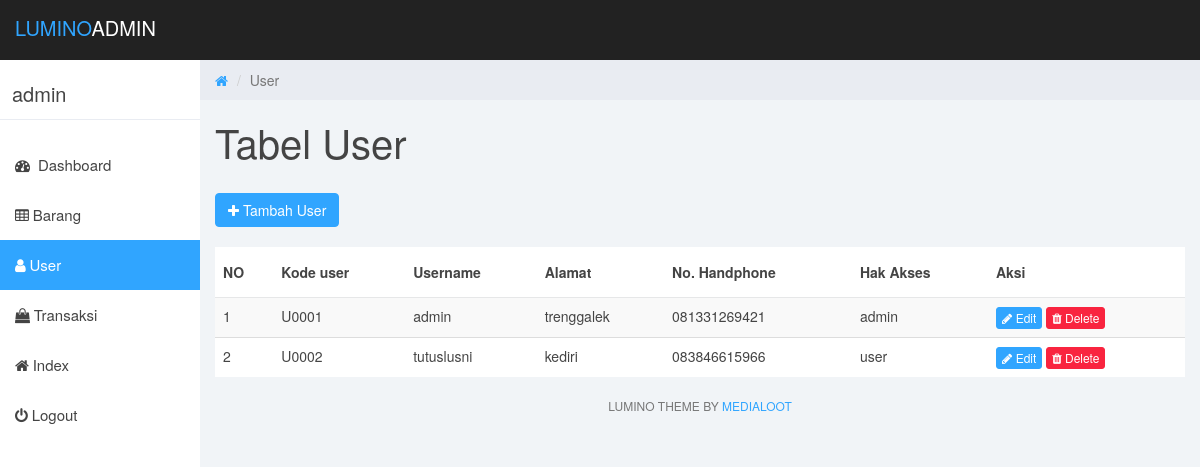
Page /admin/user.php (signed in) on the committed database.
### tables this page shows
CREATE TABLE `user` (
  `kode_user` varchar(10) NOT NULL,
  `user` varchar(50) NOT NULL,
  `pass` varchar(50) NOT NULL,
  `alamat` varchar(50) NOT NULL,
  `no_hp` varchar(12) NOT NULL,
  `kategori` varchar(10) NOT NULL
);

### admin/fungsi.php (called while the page is built, shortened)
<?php
	$servername = "localhost";
    $username = "root";
    $password = "";
    $dbname = "akhir";
    $koneksi = mysqli_connect("$servername","$username","$password","$dbname") or die("gagal");
function lihat($query){
	global $koneksi;
	$hasil=mysqli_query($koneksi,$query);
	$rows=[];
	while ($baris=mysqli_fetch_assoc($hasil)) {
		$rows[]=$baris;
	}
	return $rows;
}
function kode($query,$huruf){
	global $koneksi;
	$hasil = mysqli_query($koneksi,$query);
	$data = mysqli_fetch_array($hasil);
	$kodeBarang = $data['maxKode'];
	$noUrut = (int) substr($kodeBarang, 2);
	$noUrut++;
	$char = $huruf;
	$kodeBarang = $char . sprintf("%04s", $noUrut);
	return $kodeBarang;
}
?>

### admin/user.php (the view, shortened to what this page needs)
<?php
include '../template/header.php';
require 'fungsi.php';
$data=lihat('SELECT * FROM user');
$k=kode('SELECT max(kode_user) as maxKode FROM user','U');
?>
<div class="col-sm-9 col-sm-offset-3 col-lg-10 col-lg-offset-2 main">
		<div class="row">
			<ol class="breadcrumb">
				<li><a href="#">
					<em class="fa fa-home"></em>
				</a></li>
				<li class="active">User</li>
			</ol>
		</div>
		<div class="row">
			<div class="col-lg-12">
				<h1 class="page-header">Tabel User</h1>
			</div>
		</div>
		<div class="row">
			<div class="col-lg-12">
				<a href="#" class="btn btn-primary" data-toggle="modal" data-target="#tambahuser"><i class="fa fa-plus"></i> Tambah User</a>
			</div>
		</div>
		<div class=""><br>
  		<table class="table table-striped">
    		<thead>
     		 <tr>
       			 <th>NO</th>
       			 <th>Kode user</th>
       			 <th>Username</th>
       			 <th>Alamat</th>
       			 <th>No. Handphone</th>
       			 <th>Hak Akses</th>
       			 <th>Aksi</th>
     		 </tr>
    	</thead>
    	<tbody>
    		<?php $i=1;  ?>
			<?php foreach ($data as $d) : ?>
     		 <tr>
     		   <td><?php echo "$i"; ?></td>
      		   <td><?php echo $d["kode_user"]; ?></td>
       		   <td><?php echo $d["user"]; ?></td>
       		   <td><?php echo $d["alamat"]; ?></td>
       		   <td><?php echo $d["no_hp"]; ?></td>
       		   <td><?php echo $d["kategori"]; ?></td>
       		   <td><a href="#" class="btn btn-primary btn-flat btn-xs" data-toggle="modal" data-target="#updateuser<?php echo $i; ?>"><i class="fa fa-pencil"></i> Edit</a>
                      <a href="#" class="btn btn-danger btn-flat btn-xs" data-toggle="modal" data-target="#deleteuser<?php echo $i; ?>"><i class="fa fa-trash"></i> Delete</a>
                    </td>
                  </tr>
    	    <?php $i++; ?>
			<?php endforeach ?>
    	</tbody>
  		</table>
		</div>
<?php include '../template/footer.php' ?>

### css/styles.css (style rules this page uses)
body { background: #f1f4f7; padding-top: 60px; font-size: 14px; color: #444444; font-family: "Montserrat", "Helvetica Neue", Helvetica, Arial, sans-serif; }
a, a:hover, a:focus { color: #30a5ff; }
h1, h2, h3, h4, h5, h6 { color: #444444; }
h1 { font-weight: 300; font-size: 40px; }
.btn-primary, .btn-primary:hover, .btn-primary:focus, .btn-primary:active, .btn-primary.active, .open > .dropdown-toggle.btn-primary, .btn-primary.disabled, .btn-primary[disabled], fieldset[disabled] .btn-primary, .btn-primary.disabled:hover, .btn-primary[disabled]:hover, fieldset[disabled] .btn-primary:hover, .btn-primary.disabled:focus, .btn-primary[disabled]:focus, fieldset[disabled] .btn-primary:focus, .btn-primary.disabled:active, .btn-primary[disabled]:active, fieldset[disabled] .btn-primary:active, .btn-primary.disabled.active, .btn-primary[disabled].active, fieldset[disabled] .btn-primary.active { background-color: #30a5ff; border-color: #30a5ff; }
.btn-danger, .btn-danger:hover, .btn-danger:focus, .btn-danger:active, .btn-danger.active, .open > .dropdown-toggle.btn-danger, .btn-danger.disabled, .btn-danger[disabled], fieldset[disabled] .btn-danger, .btn-danger.disabled:hover, .btn-danger[disabled]:hover, fieldset[disabled] .btn-danger:hover, .btn-danger.disabled:focus, .btn-danger[disabled]:focus, fieldset[disabled] .btn-danger:focus, .btn-danger.disabled:active, .btn-danger[disabled]:active, fieldset[disabled] .btn-danger:active, .btn-danger.disabled.active, .btn-danger[disabled].active, fieldset[disabled] .btn-danger.active { background-color: #f9243f; border-color: #f9243f; }
.breadcrumb { border-radius: 0; padding: 10px 15px 10px 15px; background: #e9ecf2; margin: 0; }
h1.page-header { margin-top: 20px; border-bottom: 0; }
.table { background: #fff; }
.table > thead > tr > th { border-bottom: 1px solid #e6e7e8; vertical-align: middle; height: 50px; }

### rows in the picture
user: kode_user "U0001", user "admin", alamat "trenggalek", no_hp "081331269421", kategori "admin"
user: kode_user "U0002", user "tutuslusni", alamat "kediri", no_hp "083846615966", kategori "user"

### other values in the picture
$_SESSION["nama"] "admin"
